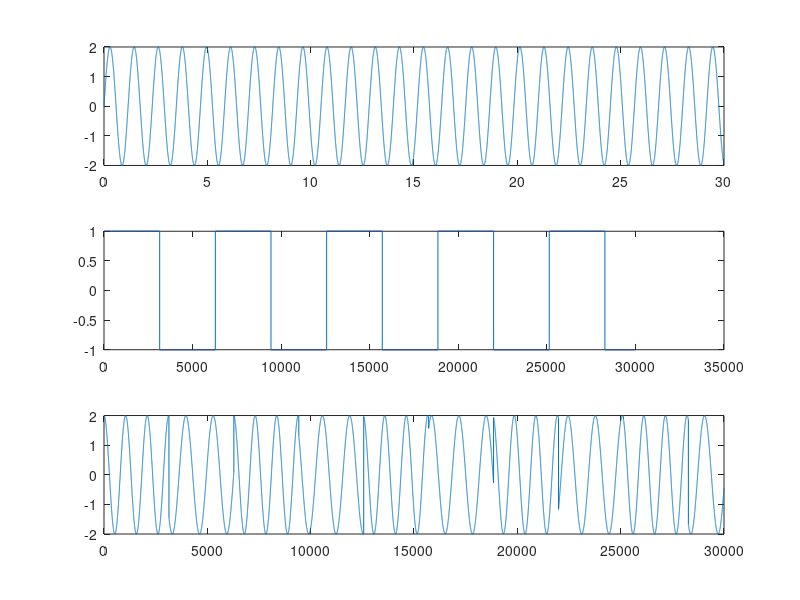

Write MATLAB code to recreate this figure.
clc;
clf;
T = input('enter T(bit duration)');

t=0:0.001:30;
l=length(t);
f=12000;
fs=14000;
wc = 2*pi*(f/fs);
x=2*sin(wc*t);
subplot(3,1,1);
plot(t,x);
subplot(3,1,2);
sq=square(t,50);
stairs(sq);
%axis([0,2,0,1]);
for i=1:l-1
    if(sq(i)==1)
        s(i)  = 2*cos((wc + pi/T)*t(i));
    %elseif(sq(i)== -1)
      %  s(i)=0;
    else
        s(i) = 2*cos((wc - pi/T)*t(i));
    end
end
subplot(3,1,3);
plot(s);


